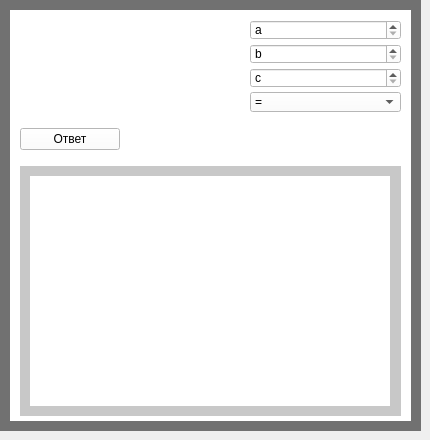
      <widget class="QWidget" name="tab_15">
       <attribute name="title">
        <string>Неравенства</string>
       </attribute>
       <widget class="QWidget" name="widget_41" native="true">
        <property name="geometry">
         <rect>
          <x>0</x>
          <y>0</y>
          <width>421</width>
          <height>431</height>
         </rect>
        </property>
        <property name="styleSheet">
         <string notr="true">background-color: rgb(0, 0, 0);
background-color: rgb(113, 113, 113);</string>
        </property>
        <widget class="QWidget" name="widget_42" native="true">
         <property name="geometry">
          <rect>
           <x>10</x>
           <y>10</y>
           <width>401</width>
           <height>411</height>
          </rect>
         </property>
         <property name="styleSheet">
          <string notr="true">background-color: rgb(255, 255, 255);</string>
         </property>
         <widget class="QWidget" name="verticalLayoutWidget_44">
          <property name="geometry">
           <rect>
            <x>10</x>
            <y>0</y>
            <width>381</width>
            <height>416</height>
           </rect>
          </property>
          <layout class="QVBoxLayout" name="verticalLayout_59">
           <item>
            <layout class="QHBoxLayout" name="horizontalLayout_34">
             <property name="spacing">
              <number>50</number>
             </property>
             <item>
              <widget class="QLabel" name="label_68">
               <property name="minimumSize">
                <size>
                 <width>180</width>
                 <height>0</height>
                </size>
               </property>
               <property name="styleSheet">
                <string notr="true">background-color: rgb(255, 255, 255);</string>
               </property>
               <property name="text">
                <string/>
               </property>
               <property name="pixmap">
                <pixmap>D:/Downloads/УВА.png</pixmap>
               </property>
              </widget>
             </item>
             <item>
              <layout class="QVBoxLayout" name="verticalLayout_60">
               <property name="spacing">
                <number>4</number>
               </property>
               <item>
                <widget class="QDoubleSpinBox" name="doubleSpinBox">
                 <property name="maximumSize">
                  <size>
                   <width>16777215</width>
                   <height>20</height>
                  </size>
                 </property>
                 <property name="specialValueText">
                  <string>a</string>
                 </property>
                </widget>
               </item>
               <item>
                <widget class="QDoubleSpinBox" name="doubleSpinBox_2">
                 <property name="maximumSize">
                  <size>
                   <width>16777215</width>
                   <height>20</height>
                  </size>
                 </property>
                 <property name="specialValueText">
                  <string>b</string>
                 </property>
                </widget>
               </item>
               <item>
                <widget class="QDoubleSpinBox" name="doubleSpinBox_3">
                 <property name="maximumSize">
                  <size>
                   <width>16777215</width>
                   <height>20</height>
                  </size>
                 </property>
                 <property name="specialValueText">
                  <string>c</string>
                 </property>
                </widget>
               </item>
               <item>
                <widget class="QComboBox" name="comboBox">
                 <property name="maximumSize">
                  <size>
                   <width>16777215</width>
                   <height>20</height>
                  </size>
                 </property>
                 <item>
                  <property name="text">
                   <string>=</string>
                  </property>
                 </item>
                 <item>
                  <property name="text">
                   <string>&lt;</string>
                  </property>
                 </item>
                 <item>
                  <property name="text">
                   <string>&gt;</string>
                  </property>
                 </item>
                 <item>
                  <property name="text">
                   <string>&gt;=</string>
                  </property>
                 </item>
                 <item>
                  <property name="text">
                   <string>&lt;=</string>
                  </property>
                 </item>
                </widget>
               </item>
              </layout>
             </item>
            </layout>
           </item>
           <item>
            <widget class="QPushButton" name="pushButton_27">
             <property name="minimumSize">
              <size>
               <width>100</width>
               <height>0</height>
              </size>
             </property>
             <property name="maximumSize">
              <size>
               <width>100</width>
               <height>16777215</height>
              </size>
             </property>
             <property name="text">
              <string>Ответ</string>
             </property>
            </widget>
           </item>
           <item>
            <widget class="QWidget" name="widget_84" native="true">
             <property name="minimumSize">
              <size>
               <width>0</width>
               <height>250</height>
              </size>
             </property>
             <property name="maximumSize">
              <size>
               <width>400</width>
               <height>250</height>
              </size>
             </property>
             <property name="styleSheet">
              <string notr="true">background-color: rgb(200, 200, 200);</string>
             </property>
             <widget class="QLabel" name="label_69">
              <property name="geometry">
               <rect>
                <x>10</x>
                <y>10</y>
                <width>360</width>
                <height>230</height>
               </rect>
              </property>
              <property name="minimumSize">
               <size>
                <width>360</width>
                <height>230</height>
               </size>
              </property>
              <property name="maximumSize">
               <size>
                <width>360</width>
                <height>230</height>
               </size>
              </property>
              <property name="styleSheet">
               <string notr="true">background-color: rgb(255, 255, 255);</string>
              </property>
              <property name="text">
               <string/>
              </property>
             </widget>
            </widget>
           </item>
          </layout>
         </widget>
        </widget>
       </widget>
      </widget>
